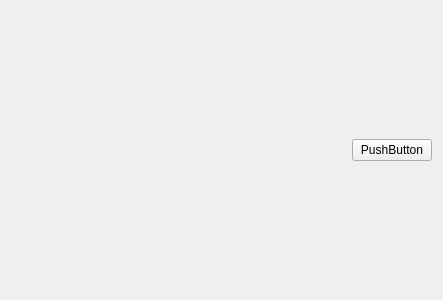
<?xml version="1.0" encoding="UTF-8"?>
<ui version="4.0">
 <class>Form</class>
 <widget class="QWidget" name="Form">
  <property name="geometry">
   <rect>
    <x>0</x>
    <y>0</y>
    <width>443</width>
    <height>300</height>
   </rect>
  </property>
  <property name="minimumSize">
   <size>
    <width>0</width>
    <height>0</height>
   </size>
  </property>
  <property name="windowTitle">
   <string>Form</string>
  </property>
  <layout class="QHBoxLayout" name="horizontalLayout">
   <item>
    <spacer name="horizontalSpacer">
     <property name="orientation">
      <enum>Qt::Horizontal</enum>
     </property>
     <property name="sizeHint" stdset="0">
      <size>
       <width>40</width>
       <height>20</height>
      </size>
     </property>
    </spacer>
   </item>
   <item>
    <widget class="QPushButton" name="pushButton">
     <property name="enabled">
      <bool>true</bool>
     </property>
     <property name="sizePolicy">
      <sizepolicy hsizetype="Maximum" vsizetype="Fixed">
       <horstretch>0</horstretch>
       <verstretch>0</verstretch>
      </sizepolicy>
     </property>
     <property name="text">
      <string>PushButton</string>
     </property>
    </widget>
   </item>
  </layout>
 </widget>
 <resources/>
 <connections/>
</ui>
